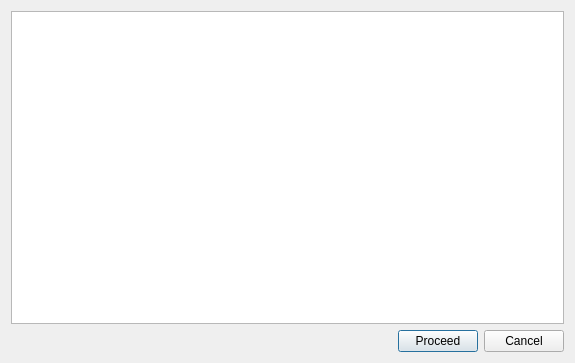
<?xml version="1.0" encoding="UTF-8"?>
<ui version="4.0">
 <class>SteinCheckDialog</class>
 <widget class="QDialog" name="SteinCheckDialog">
  <property name="geometry">
   <rect>
    <x>0</x>
    <y>0</y>
    <width>575</width>
    <height>363</height>
   </rect>
  </property>
  <property name="windowTitle">
   <string>Dialog</string>
  </property>
  <layout class="QVBoxLayout" name="verticalLayout_2">
   <item>
    <layout class="QVBoxLayout" name="verticalLayout">
     <item>
      <widget class="QTableWidget" name="tableWidget"/>
     </item>
     <item>
      <layout class="QHBoxLayout" name="horizontalLayout">
       <item>
        <spacer name="horizontalSpacer">
         <property name="orientation">
          <enum>Qt::Horizontal</enum>
         </property>
         <property name="sizeHint" stdset="0">
          <size>
           <width>40</width>
           <height>20</height>
          </size>
         </property>
        </spacer>
       </item>
       <item>
        <widget class="QPushButton" name="proceedButton">
         <property name="text">
          <string>Proceed</string>
         </property>
        </widget>
       </item>
       <item>
        <widget class="QPushButton" name="cancelButton">
         <property name="text">
          <string>Cancel</string>
         </property>
        </widget>
       </item>
      </layout>
     </item>
    </layout>
   </item>
  </layout>
 </widget>
 <resources/>
 <connections/>
</ui>
